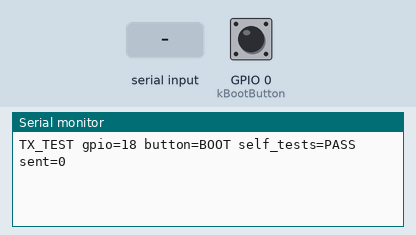
This program was run on a simulated ESP32. Parts: the last lines printed to the serial monitor. The test bench sets the inputs (shaded band); at power-on: GPIO 0 (kBootButton) HIGH.

Above: at 4.2 s.
4.3 s: "I" received over Serial
At 4.9 s:
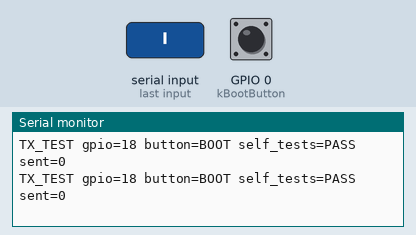
7.3 s: GPIO 0 (kBootButton) pulled LOW for 0.15 s
At 7.9 s:
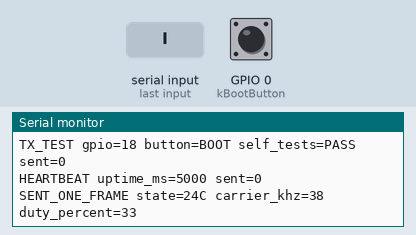

The program:

main.cpp
```cpp
#include <Arduino.h>
#include <IRsend.h>
#include "TestLogic.h"

constexpr uint16_t kEmitterPin = 18;
constexpr uint8_t kBootButton = 0;
IRsend emitter(kEmitterPin);
OneShotButton button;
bool testsPassed = false;
bool sent = false;

void printInfo() {
  Serial.printf("TX_TEST gpio=18 button=BOOT self_tests=%s sent=%u\n",
                testsPassed ? "PASS" : "FAIL", sent);
}

void setup() {
  digitalWrite(kEmitterPin, LOW);
  emitter.begin();
  pinMode(kBootButton, INPUT_PULLUP);
  Serial.begin(115200);
  testsPassed = runSelfTests();
  printInfo();
}

void loop() {
  if (Serial.available() && Serial.read() == 'I') printInfo();
  if (testsPassed && button.update(digitalRead(kBootButton) == LOW, millis())) {
    sent = true;
    // Timings/carrier follow issue 2204; the original carrier was not measured.
    emitter.sendGeneric(3370, 1365, 580, 1003, 580, 250, 600, 0,
                        kState24, sizeof(kState24), 38, true, 0, 33);
    digitalWrite(kEmitterPin, LOW);
    Serial.println("SENT_ONE_FRAME state=24C carrier_khz=38 duty_percent=33");
  }
  static uint32_t previous = 0;
  const uint32_t now = millis();
  if (now - previous >= 5000) {
    previous = now;
    Serial.printf("HEARTBEAT uptime_ms=%u sent=%u\n", now, sent);
  }
  delay(1);
}
```

TestLogic.h
```cpp
#pragma once
#include <cstdint>

constexpr uint8_t kState24[14] = {
    0xEA, 0x32, 0x0A, 0x00, 0x00, 0x24, 0xC4,
    0xE0, 0x1C, 0x00, 0x00, 0x00, 0x00, 0x9E};

inline uint8_t reverseByte(uint8_t value) {
  uint8_t reversed = 0;
  for (uint8_t bit = 0; bit < 8; ++bit) {
    reversed = (reversed << 1) | (value & 1);
    value >>= 1;
  }
  return reversed;
}

inline bool validChecksum(const uint8_t (&state)[14]) {
  uint8_t sum = 0;
  for (uint8_t i = 0; i < 13; ++i) sum += reverseByte(state[i]);
  return state[13] == reverseByte(sum);
}

class OneShotButton {
 public:
  bool update(bool pressed, uint32_t now) {
    if (used_) return false;
    if (!released_) {
      if (!pressed && now >= 5000) released_ = true;
      return false;
    }
    if (!pressed) {
      pressing_ = false;
      return false;
    }
    if (!pressing_) {
      pressing_ = true;
      since_ = now;
      return false;
    }
    if (uint32_t(now - since_) < 50) return false;
    used_ = true;
    return true;
  }

 private:
  bool released_ = false;
  bool pressing_ = false;
  bool used_ = false;
  uint32_t since_ = 0;
};

bool runSelfTests();
```

self_test.cpp
```cpp
#include "TestLogic.h"
#include <cstring>

bool runSelfTests() {
  OneShotButton held;
  if (held.update(true, 0) || held.update(true, 6000)) return false;
  if (held.update(false, 7000) || held.update(true, 8000)) return false;
  if (held.update(true, 8049) || !held.update(true, 8050)) return false;
  if (held.update(true, 9000) || held.update(false, 10000) ||
      held.update(true, 11000) || held.update(true, 12000)) return false;

  OneShotButton bounce;
  if (bounce.update(false, 0) || bounce.update(false, 4999)) return false;
  if (bounce.update(false, 5000) || bounce.update(true, 6000) ||
      bounce.update(false, 6020) || bounce.update(true, 6030) ||
      bounce.update(true, 6079) || !bounce.update(true, 6080)) return false;

  OneShotButton rollover;
  if (rollover.update(false, UINT32_MAX - 100) ||
      rollover.update(true, UINT32_MAX - 20) ||
      !rollover.update(true, 40)) return false;

  if (!validChecksum(kState24)) return false;
  uint8_t corrupt[14];
  std::memcpy(corrupt, kState24, sizeof(corrupt));
  corrupt[7] ^= 1;
  return !validChecksum(corrupt);
}
```

Measured:
- after the input at 4.3 s, the serial monitor: prints a new line at once (image 1)
- after the input at 7.3 s, the serial monitor: prints a new line after 0.05 s (image 2)
